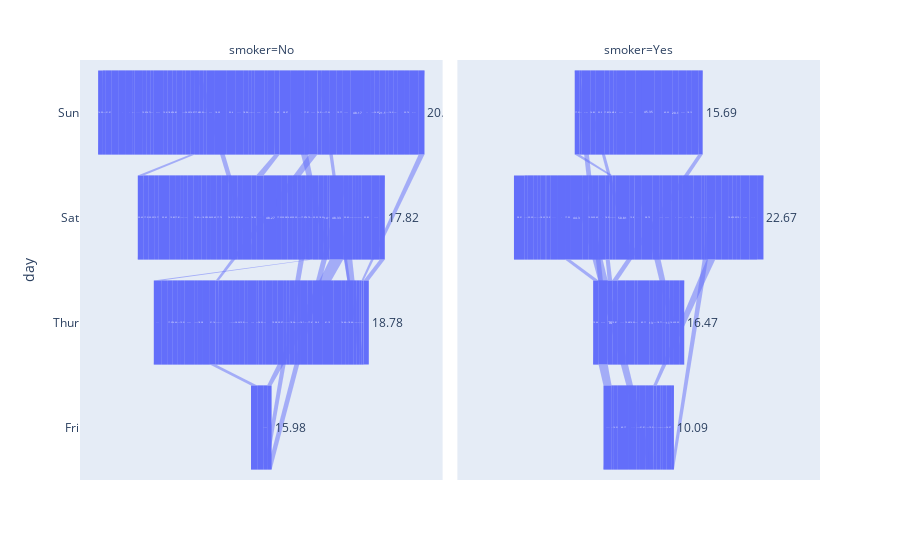

The notebook cell this image was saved under:
### Code cell
px.funnel(tips , x = 'total_bill' , y = 'day' , facet_col='smoker')

### Figure 1 — Plotly figure (JSON) as saved in the notebook; plotly's stock layout.template omitted (floating-point values rounded to 4 significant figures; data arrays with more than 128 entries replaced by an {"elided": "..."} marker saying what was removed)
{"data": [{"hovertemplate": "smoker=No<br>total_bill=%{x}<br>day=%{y}<extra></extra>", "legendgroup": "", "marker": {"color": "#636efa"}, "name": "", "orientation": "h", "showlegend": false, "type": "funnel", "x": {"elided": "151 float values"}, "xaxis": "x", "y": {"elided": "151 str values"}, "yaxis": "y"}, {"hovertemplate": "smoker=Yes<br>total_bill=%{x}<br>day=%{y}<extra></extra>", "legendgroup": "", "marker": {"color": "#636efa"}, "name": "", "orientation": "h", "showlegend": false, "type": "funnel", "x": [38.01, 11.24, 20.29, 13.81, 11.02, 18.29, 3.07, 15.01, 26.86, 25.28, 17.92, 19.44, 32.68, 28.97, 5.75, 16.32, 40.17, 27.28, 12.03, 21.01, 11.35, 15.38, 44.3, 22.42, 15.36, 20.49, 25.21, 14.31, 16, 17.51, 10.59, 10.63, 50.81, 15.81, 7.25, 31.85, 16.82, 32.9, 17.89, 14.48, 9.6, 34.63, 34.65, 23.33, 45.35, 23.17, 40.55, 20.9, 30.46, 18.15, 23.1, 15.69, 19.81, 28.44, 15.48, 16.58, 10.34, 43.11, 13, 13.51, 18.71, 12.74, 13, 16.4, 20.53, 16.47, 26.59, 38.73, 24.27, 12.76, 30.06, 25.89, 13.27, 28.17, 12.9, 28.15, 11.59, 7.74, 30.14, 12.16, 13.42, 8.58, 13.42, 16.27, 10.09, 22.12, 24.01, 15.69, 15.53, 12.6, 32.83, 27.18, 22.67], "xaxis": "x2", "y": ["Sat", "Sat", "Sat", "Sat", "Sat", "Sat", "Sat", "Sat", "Sat", "Sat", "Sat", "Thur", "Thur", "Fri", "Fri", "Fri", "Fri", "Fri", "Fri", "Fri", "Fri", "Fri", "Sat", "Sat", "Sat", "Sat", "Sat", "Sat", "Thur", "Sun", "Sat", "Sat", "Sat", "Sat", "Sun", "Sun", "Sun", "Sun", "Sun", "Sun", "Sun", "Sun", "Sun", "Sun", "Sun", "Sun", "Sun", "Sun", "Sun", "Sun", "Sun", "Sun", "Thur", "Thur", "Thur", "Thur", "Thur", "Thur", "Thur", "Thur", "Thur", "Thur", "Thur", "Thur", "Thur", "Thur", "Sat", "Sat", "Sat", "Sat", "Sat", "Sat", "Sat", "Sat", "Sat", "Sat", "Sat", "Sat", "Sat", "Fri", "Fri", "Fri", "Fri", "Fri", "Fri", "Sat", "Sat", "Sat", "Sat", "Sat", "Sat", "Sat", "Sat"], "yaxis": "y2"}], "layout": {"annotations": [{"font": {}, "showarrow": false, "text": "smoker=No", "x": 0.245, "xanchor": "center", "xref": "paper", "y": 1, "yanchor": "bottom", "yref": "paper"}, {"font": {}, "showarrow": false, "text": "smoker=Yes", "x": 0.755, "xanchor": "center", "xref": "paper", "y": 1, "yanchor": "bottom", "yref": "paper"}], "legend": {"tracegroupgap": 0}, "margin": {"t": 60}, "xaxis": {"anchor": "y", "domain": [0, 0.49], "title": {"text": "total_bill"}}, "xaxis2": {"anchor": "y2", "domain": [0.51, 1], "matches": "x", "title": {"text": "total_bill"}}, "yaxis": {"anchor": "x", "domain": [0, 1], "title": {"text": "day"}}, "yaxis2": {"anchor": "x2", "domain": [0, 1], "matches": "y", "showticklabels": false}}}
